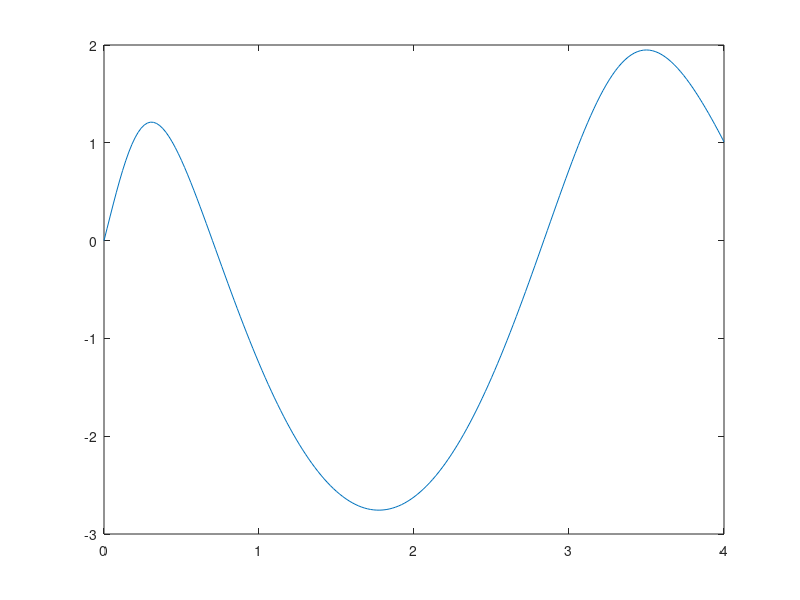

Recreate this plot in MATLAB.
clear;
clc;
N=200;
h=0.02;
r=[0 1]';
v=[2*pi 0]';
R=r;
V=v;
for n=1:N
    rnew=r+h*v;
    vnew=v-4*pi^2*h*r/norm(r)^3;
    V=[V vnew];
    R=[R rnew];
    r=rnew;
    v=vnew;
end
t=[0:h:N*h];
length(R(1,:));
length(t);
plot(t,R(1,:));